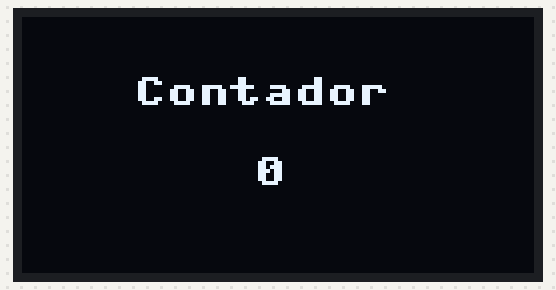
The program below on a simulated Raspberry Pi Pico running MicroPython. Parts: 128×64 one-colour display.

Above: at 0.1 s.
At 4.2 s:
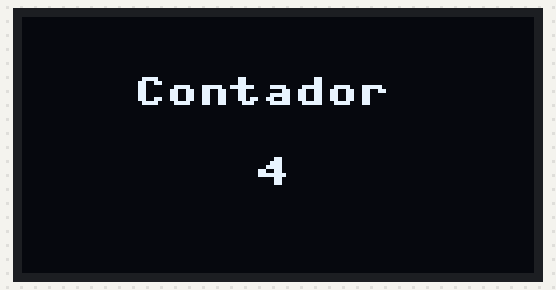
At 11.4 s:
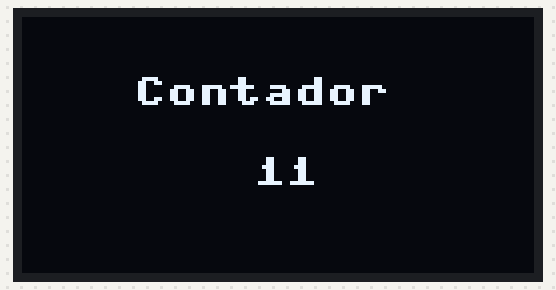
At 19.6 s:
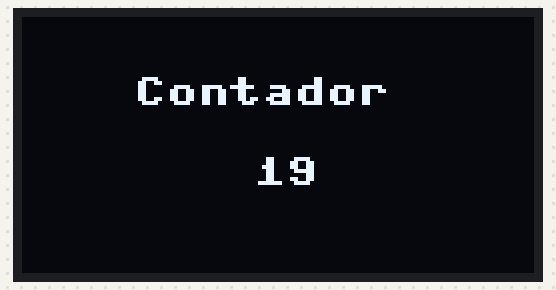
At 27.8 s:
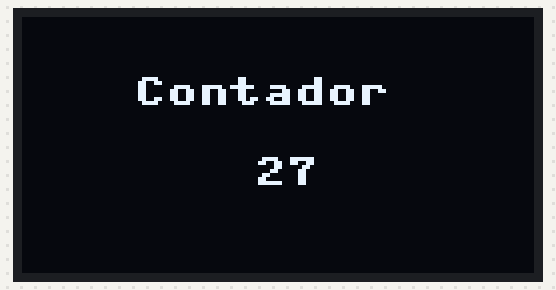
At 39.0 s:
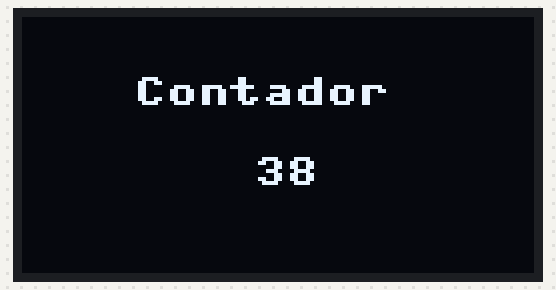

The program:

04_contador.py
```python
from machine import Pin, I2C
from ssd1306 import SSD1306_I2C
import time

i2c = I2C(1, scl=Pin(3), sda=Pin(2), freq=400000)
oled = SSD1306_I2C(128, 64, i2c)
n = 0

while True:
    oled.fill(0)
    oled.text("Contador", 28, 15)
    oled.text(str(n), 58, 35)
    oled.show()
    n += 1
    time.sleep(1)
```

Measured:
- what the display in image 1 shows lasts 1.1 s, from 4.1 s to 5.2 s
